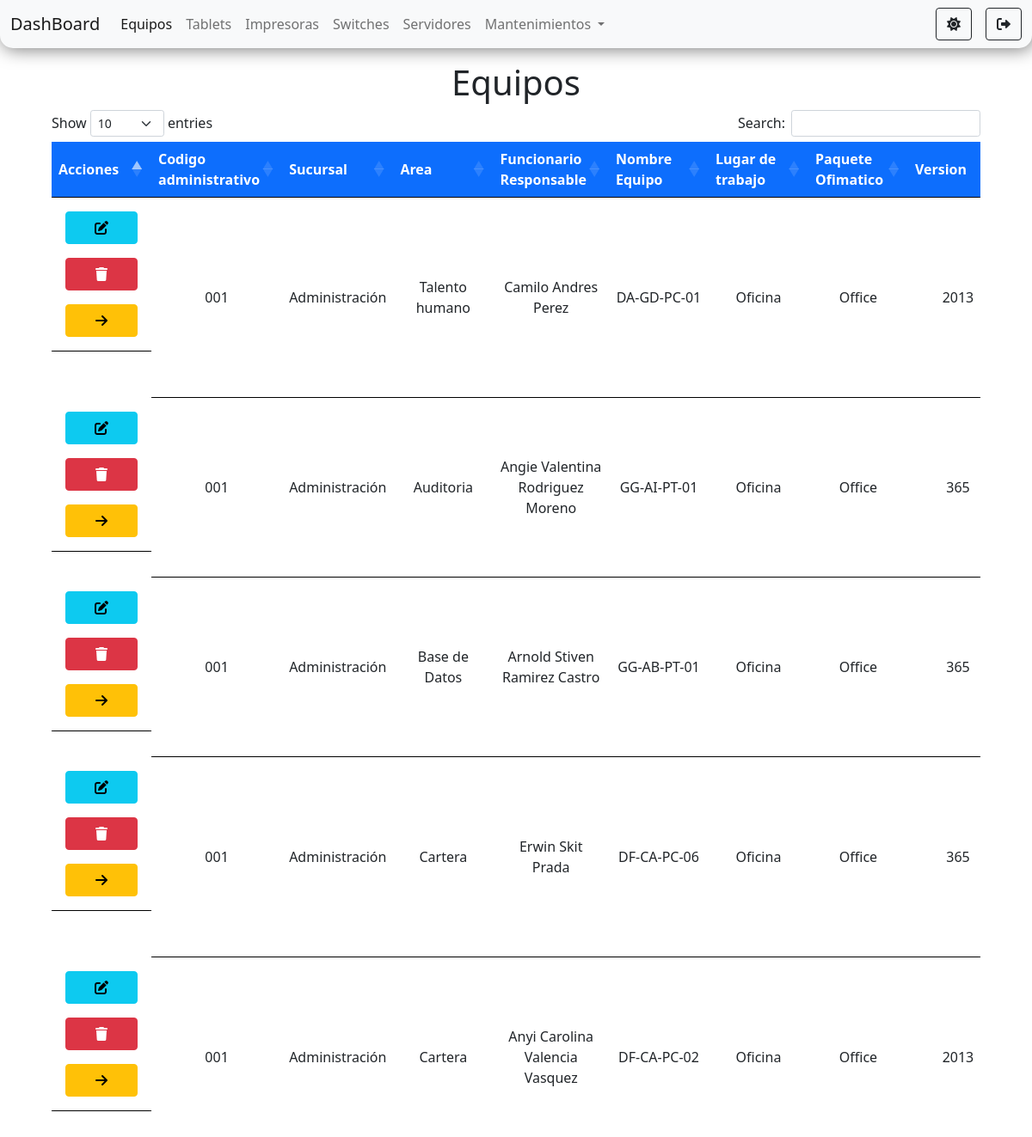
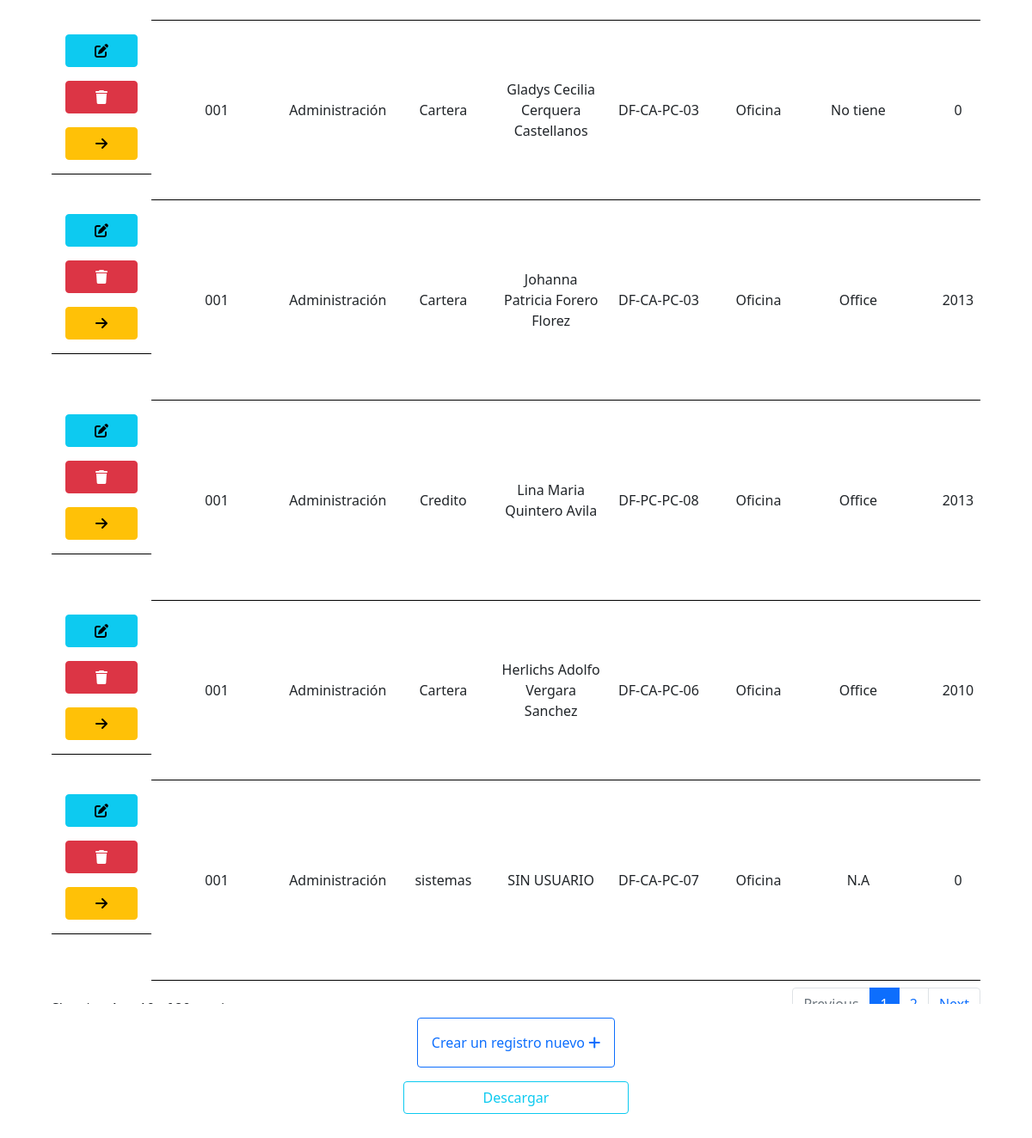
The page /pages/equipos/equipos1.php (signed in) on the database its author committed (2 pictures, top to bottom).
### tables this page shows
CREATE TABLE `equipos` (
  `id` int(11) NOT NULL,
  `codigo_administrativo` varchar(11) DEFAULT NULL,
  `sucursal` varchar(50) DEFAULT NULL,
  `area` varchar(50) DEFAULT NULL,
  `funcionario_responsable` varchar(50) DEFAULT NULL,
  `nombre_equipo` varchar(20) DEFAULT NULL,
  `lugar_de_trabajo` varchar(10) DEFAULT NULL,
  `paquete_ofimatico` varchar(10) DEFAULT NULL,
  `version_office` varchar(5) DEFAULT NULL,
  `novedades` varchar(100) DEFAULT NULL,
  `tipo_equipo` varchar(15) DEFAULT NULL,
  `marca` varchar(100) DEFAULT NULL,
  `modelo` varchar(100) DEFAULT NULL,
  `serial` varchar(100) DEFAULT NULL,
  `fecha_fabricacion` date DEFAULT NULL,
  `procesador` varchar(100) DEFAULT NULL,
  `generacion_procesador` varchar(100) DEFAULT NULL,
  `nucleos` int(11) DEFAULT NULL,
  `velocidad_mz` int(11) DEFAULT NULL,
  `ram_gb` int(11) DEFAULT NULL,
  `tipo_memoria` varchar(100) DEFAULT NULL,
  `adaptador_multimedia` varchar(100) DEFAULT NULL,
  `adaptador_video` varchar(100) DEFAULT NULL,
  `marca_disco_duro` varchar(100) DEFAULT NULL,
  `capacidad_disco` varchar(100) DEFAULT NULL,
  `tipo_disco` varchar(100) DEFAULT NULL,
  `red_ethernet` varchar(100) DEFAULT NULL,
  `ip` varchar(100) DEFAULT NULL,
  `mac_ethernet` varchar(100) DEFAULT NULL,
  `red_wifi` varchar(100) DEFAULT NULL,
  `mac` varchar(100) DEFAULT NULL,
  `marca_monitor` varchar(100) DEFAULT NULL,
  `tipo_monitor` varchar(100) DEFAULT NULL,
  `serial_monitor` varchar(100) DEFAULT NULL,
  `modelo_monitor` varchar(100) DEFAULT NULL,
  `pulgadas` varchar(60) DEFAULT NULL,
  `cables_poder` int(60) DEFAULT NULL,
  `vga` int(60) DEFAULT NULL,
  `pass_core` int(60) DEFAULT NULL,
  `bateria` varchar(100) DEFAULT NULL,
  `carga_electrica` varchar(100) DEFAULT NULL,
  `cargador` varchar(200) DEFAULT NULL,
  `voltaje` varchar(100) DEFAULT NULL,
  `salida_plug` varchar(100) DEFAULT NULL,
  `os` varchar(100) DEFAULT NULL,
  `bit` int(11) DEFAULT NULL,
  `licencia` varchar(100) DEFAULT NULL,
  `repotencializado` varchar(25) DEFAULT NULL
);

### pages/equipos/equipos1.php (the view, shortened to what this page needs)
<?php
    require_once("../../connection/connection.php");
    $sql = "SELECT * FROM equipos";
    $result = $connection->query($sql);
?>
<!doctype html>
<html lang="es">
<head>
    <link rel="stylesheet" href="https://cdnjs.cloudflare.com/ajax/libs/font-awesome/6.0.0-beta2/css/all.min.css"
 />
    <link href="https://cdn.jsdelivr.net/npm/bootstrap@5.1.2/dist/css/bootstrap.min.css" rel="stylesheet"
>
    <link rel="stylesheet" href="https://cdn.datatables.net/1.11.3/css/dataTables.bootstrap5.min.css">
    <link rel="stylesheet" href="../../styles/styles.css">
</head>
<body id="body">
    <nav class="navbar navbar-expand-lg navbar-light bg-light" id="navbar">
        <div class="container-fluid">
            <a class="navbar-brand" href="../../components/router.php?page=dashboard">DashBoard</a>
            <div class="collapse navbar-collapse" id="navbarSupportedContent">
                <ul class="navbar-nav me-auto mb-2 mb-lg-0">
                    <li class="nav-item">
                        <a class="nav-link active" aria-current="page"
                            href="../../components/router.php?page=equipos">Equipos</a>
                    </li>
                    <li class="nav-item">
                        <a class="nav-link" href="../../components/router.php?page=tablets">Tablets</a>
                    </li>
                    <li class="nav-item">
                        <a class="nav-link" href="../../components/router.php?page=impresoras">Impresoras</a>
                    </li>
                    <li class="nav-item">
                        <a class="nav-link" href="../../components/router.php?page=switches">Switches</a>
                    </li>
                    <li class="nav-item">
                        <a class="nav-link" href="../../components/router.php?page=servidores">Servidores</a>
                    </li>
                    <li class="nav-item dropdown">
                        <a class="nav-link dropdown-toggle" href="#" id="navbarScrollingDropdown" role="button"
                            data-bs-toggle="dropdown" aria-expanded="false">
                            Mantenimientos
                        </a>
                    </li>
                </ul>
                <div class="d-flex">
                    <button class="btn me-3 btn-outline-dark" id="btn-oscuro" onclick="onModoOscuro()"
                        title="Modo oscuro"><i class="fas fa-sun"></i></button>
                    <a href="../../components/router.php?page=logout" class="btn btn-outline-dark" id="btn-salir"
                        title="Salir"><i class="fas fa-sign-out-alt"></i></a>
                </div>
            </div>
        </div>
    </nav>
    <div class="container-fluid d-flex flex-column align-items-center mt-3">
        <h1>Equipos</h1>
        <div class="tabla">
            <table id="equipos" class="table  text-center mt-4">
                <thead>
                    <tr class="bg-primary text-white">
                        <th scope="col">Acciones</th>
                        <th scope="col">Codigo administrativo</th>
                        <th scope="col">Sucursal</th>
                        <th scope="col">Area</th>
                        <th scope="col">Funcionario Responsable</th>
                        <th scope="col">Nombre Equipo</th>
                        <th scope="col">Lugar de trabajo</th>
                        <th scope="col">Paquete Ofimatico</th>
                        <th scope="col">Version</th>
                    </tr>
                </thead>
                <tbody>
                    <?php
                        if($result ->num_rows>0){
                            while($row = $result ->fetch_assoc()){
                    ?>
                    <tr id="tr<?php echo $row['id']  ?>">
                        <td class="d-flex flex-column justify-content-beetwen">
                            <a href="./edid.php?id=<?php echo $row['id']?>" class="btn btn-info m-2" title="editar"><i
                                    class="fas fa-edit"></i></a>
                            <a onclick="confirmar('<?php echo $row['id']?>', 'equipos')" class="btn btn-danger m-2"
                                title="eliminar"><i class="fas fa-trash"></i></a>
                            <a onclick="select('<?php echo $row['id'] ?>')" class="btn btn-warning m-2"
                                title="seleccionar"><i class="fas fa-arrow-right"></i></a>
                        </td>
                        <td><?php echo $row['codigo_administrativo']  ?></td>
                        <td><?php echo $row['sucursal'] ?></td>
                        <td><?php echo $row['area'] ?></td>
                        <td><?php echo $row['funcionario_responsable']?></td>
                        <td><?php echo $row['nombre_equipo']?></td>
                        <td><?php echo $row['lugar_de_trabajo']?></td>
                        <td><?php echo $row['paquete_ofimatico']?></td>
                        <td><?php echo $row['version_office']?></td>
                    </tr>
                    <?php }} ?>
                </tbody>
            </table>
        </div>
        <div class="d-flex flex-column">
            <a href="./create.php" class="btn btn-outline-primary p-3 m-3">Crear un registro nuevo <i
                    class='fas fa-plus'></i></a>
            <a href="./exportarTablaEquipos.php" class="btn btn-outline-info">Descargar</a>
        </div>
    </div>
</body>
</html>

### styles/styles.css (style rules this page uses)
body { min-height: 100vh; }
#navbar { box-shadow: 2px 2px 20px rgb(0 0 0 / 50%); border-bottom-left-radius: 15px; border-bottom-right-radius: 15px; }
.tabla { height: 85vh; width: 90vw; overflow-x: scroll; }
td { min-width: 100px !important; }
tr { border-bottom: 3px solid black; vertical-align: middle; }

### rows shown on the page
equipos: codigo_administrativo "001", sucursal "Administración", area "Talento humano", funcionario_responsable "Camilo Andres Perez", nombre_equipo "DA-GD-PC-01", lugar_de_trabajo "Oficina", paquete_ofimatico "Office", version_office "2013"
equipos: codigo_administrativo "001", sucursal "Administración", area "Auditoria", funcionario_responsable "Angie Valentina Rodriguez Moreno", nombre_equipo "GG-AI-PT-01", lugar_de_trabajo "Oficina", paquete_ofimatico "Office", version_office "365"
equipos: codigo_administrativo "001", sucursal "Administración", area "Base de Datos", funcionario_responsable "Arnold Stiven Ramirez Castro", nombre_equipo "GG-AB-PT-01", lugar_de_trabajo "Oficina", paquete_ofimatico "Office", version_office "365"
equipos: codigo_administrativo "001", sucursal "Administración", area "Cartera", funcionario_responsable "Erwin Skit Prada", nombre_equipo "DF-CA-PC-06", lugar_de_trabajo "Oficina", paquete_ofimatico "Office", version_office "365"
equipos: codigo_administrativo "001", sucursal "Administración", area "Cartera", funcionario_responsable "Anyi Carolina Valencia Vasquez", nombre_equipo "DF-CA-PC-02", lugar_de_trabajo "Oficina", paquete_ofimatico "Office", version_office "2013"
equipos: codigo_administrativo "001", sucursal "Administración", area "Cartera", funcionario_responsable "Gladys Cecilia Cerquera Castellanos", nombre_equipo "DF-CA-PC-03", lugar_de_trabajo "Oficina", paquete_ofimatico "No tiene", version_office "0"
equipos: codigo_administrativo "001", sucursal "Administración", area "Cartera", funcionario_responsable "Johanna Patricia Forero Florez", nombre_equipo "DF-CA-PC-03", lugar_de_trabajo "Oficina", paquete_ofimatico "Office", version_office "2013"
equipos: codigo_administrativo "001", sucursal "Administración", area "Credito", funcionario_responsable "Lina Maria Quintero Avila", nombre_equipo "DF-PC-PC-08", lugar_de_trabajo "Oficina", paquete_ofimatico "Office", version_office "2013"
equipos: codigo_administrativo "001", sucursal "Administración", area "Cartera", funcionario_responsable "Herlichs Adolfo Vergara Sanchez", nombre_equipo "DF-CA-PC-06", lugar_de_trabajo "Oficina", paquete_ofimatico "Office", version_office "2010"
equipos: codigo_administrativo "001", sucursal "Administración", area "sistemas", funcionario_responsable "SIN USUARIO", nombre_equipo "DF-CA-PC-07", lugar_de_trabajo "Oficina", paquete_ofimatico "N.A", version_office "0"
